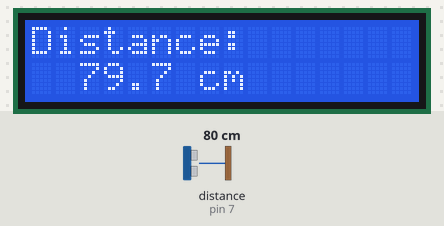
Simulated run of this sketch. Board: Arduino Uno, built with avr-gcc and run on an emulated ATmega328P. Parts: 16×2 character LCD. Wiring (inferred from the names in the program): ultrasonic range finder: trigger pin 6; echo pin 7. The test bench sets the inputs (shaded band); at power-on: distance to the obstacle (sensor on pin 7) 80 cm. The echo pulse lasts 58.3 µs per cm.

Above: at 1.7 s.
2.8 s: distance to the obstacle (sensor on pin 7) set to 299 cm
At 3.6 s:
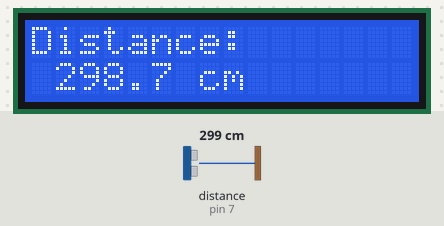
5.3 s: distance to the obstacle (sensor on pin 7) set to 2 cm
At 7.0 s:
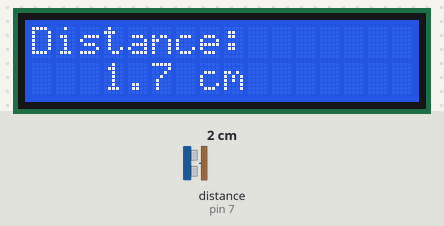
7.9 s: distance to the obstacle (sensor on pin 7) set to 4 cm
At 9.2 s:
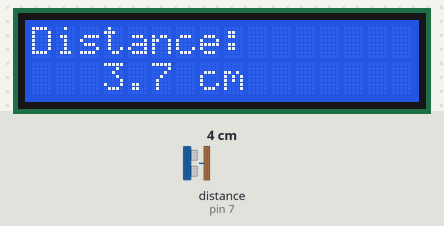
Timing chart, 0 to 10.9 s (numbered marks = the images above; inputs shaded):
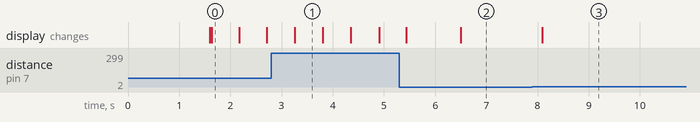

The sketch:

Ultrasonic_Distance_Measurement_System.ino
```cpp
// Include the Wire library to enable I2C communication between Arduino and connected devices.
#include <Wire.h>
// Include the LiquidCrystal_I2C library to control an LCD using the I2C communication interface.
#include <LiquidCrystal_I2C.h>

// Create a 16-column, 2-row LCD object at I2C address 0x27.
LiquidCrystal_I2C lcd(0x27, 16, 2);

// Arduino pins connected to the ultrasonic sensor's TRIG and ECHO pins.
const uint8_t TRIG_PIN = 6;
const uint8_t ECHO_PIN = 7;

// Stop waiting for an echo after 30 ms so the program cannot wait indefinitely.
const unsigned long ECHO_TIMEOUT_US = 30000UL;

// Write text to one LCD row and pad the rest with spaces. Padding removes
// leftover characters if the new message is shorter than the previous one.
void printLcdLine(uint8_t row, const char *text)
{
  lcd.setCursor(0, row);  // Start at the first column of the requested row.
  lcd.print(text);

  // Fill any unused columns (up to 16) with spaces.
  for (uint8_t i = strlen(text); i < 16; ++i)
  {
    lcd.print(' ');
  }
}

void setup()
{
  // The Arduino sends a pulse on TRIG and listens for a returning pulse on ECHO.
  pinMode(TRIG_PIN, OUTPUT);
  digitalWrite(TRIG_PIN, LOW);  // Keep the sensor trigger inactive at startup.
  pinMode(ECHO_PIN, INPUT);

  // Start the LCD and turn on its backlight so the text is visible.
  lcd.init();
  lcd.backlight();

  // Show a brief startup message, then clear the display for measurements.
  printLcdLine(0, "Ultrasonic");
  printLcdLine(1, "Initializing...");
  delay(1500);
  lcd.clear();
}

void loop()
{
  // Send a short trigger pulse to ask the HC-SR04 to measure distance.
  digitalWrite(TRIG_PIN, LOW);
  delayMicroseconds(2);
  digitalWrite(TRIG_PIN, HIGH);
  delayMicroseconds(10);
  digitalWrite(TRIG_PIN, LOW);

  // Measure how long ECHO stays HIGH. The timeout prevents an endless wait.
  const unsigned long duration = pulseIn(ECHO_PIN, HIGH, ECHO_TIMEOUT_US);

  if (duration == 0)
  {
    // No echo arrived before the timeout, so show a no-reading message.
    printLcdLine(0, "Out of range");
    printLcdLine(1, "No echo");
  }
  else
  {
    // Sound travels to the object and back, so divide the travel distance by 2.
    // 0.0343 cm/us is the approximate speed of sound used for this estimate.
    const float distanceCm = duration * 0.0343f / 2.0f;

    // Convert the distance to text with one digit after the decimal point.
    char value[17];
    dtostrf(distanceCm, 6, 1, value);

    // Display the label on the first row and the measured value on the second.
    printLcdLine(0, "Distance:");
    char line[17];
    snprintf(line, sizeof(line), "%s cm", value);
    printLcdLine(1, line);
  }

  // Pause briefly between measurements to keep the display easy to read.
  delay(500);
}
```

Measured:
- after the input at 2.8 s, the display: changes after 0.46 s (image 1)
- after the input at 5.3 s, the display: first changes after 0.14 s (image 2 shows a later state)
- after the input at 7.9 s, the display: changes after 0.19 s (image 3)
- what the display in image 0 shows lasts 0.6 s, from 1.6 s to 2.2 s
